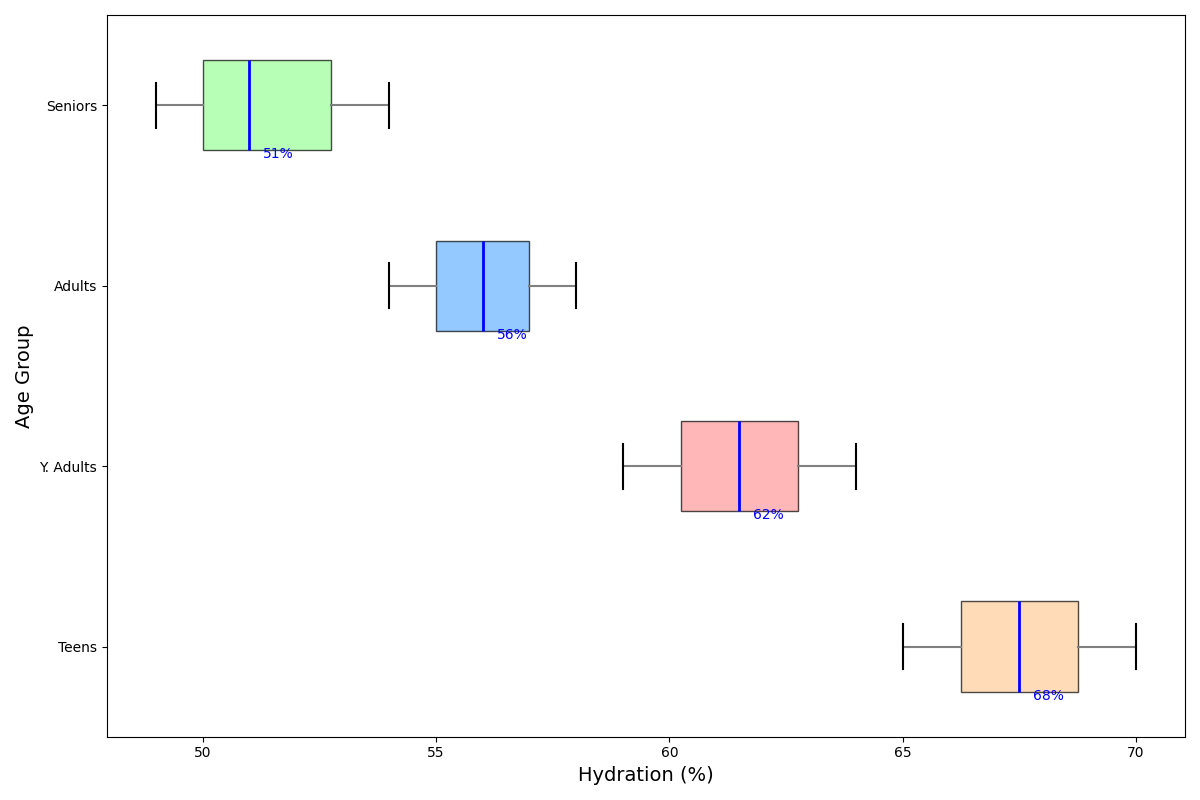

Python code for this plot:
import matplotlib.pyplot as plt

teens_hydration = [68, 67, 66, 65, 70, 66, 69, 67, 68, 69]
young_adults_hydration = [63, 64, 62, 60, 62, 60, 61, 59, 63, 61]
adults_hydration = [56, 57, 54, 58, 55, 57, 55, 56, 58, 54]
seniors_hydration = [51, 50, 53, 49, 52, 53, 50, 49, 51, 54]

data = [teens_hydration, young_adults_hydration, adults_hydration, seniors_hydration]

age_groups = ["Teens", "Y. Adults", "Adults", "Seniors"]

fig, ax = plt.subplots(figsize=(12, 8))

boxplot = ax.boxplot(data, patch_artist=True, vert=False, labels=age_groups, widths=0.5)

colors = ['#FFCC99', '#FF9999', '#66B3FF', '#99FF99']
for patch, color in zip(boxplot['boxes'], colors):
    patch.set_facecolor(color)
    patch.set_alpha(0.7)

plt.setp(boxplot['whiskers'], color='gray', linewidth=1.5)
plt.setp(boxplot['caps'], color='black', linewidth=1.5)
plt.setp(boxplot['medians'], color='blue', linewidth=2)
plt.setp(boxplot['fliers'], marker='o', color='red', alpha=0.6)

ax.set_xlabel("Hydration (%)", fontsize=14)
ax.set_ylabel("Age Group", fontsize=14)

for i, median in enumerate(boxplot['medians']):
    y_median = median.get_ydata()[0]
    x_median = median.get_xdata()[1]
    ax.annotate(f'{x_median:.0f}%', xy=(x_median, y_median), xytext=(10, -3),
                textcoords='offset points', color='blue', fontsize=10, va='center')

plt.tight_layout()
plt.show()
